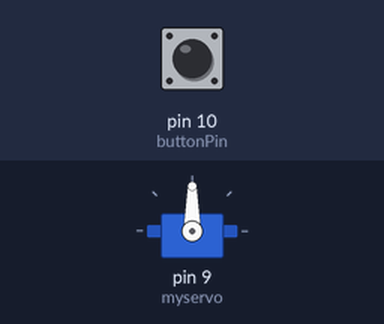
Bench run of a sketch on a simulated Arduino Uno, built with avr-gcc and run on an emulated ATmega328P. Shown: servo. The inputs (shaded band) are chosen by the test bench; at power-on: pin 10 (buttonPin) HIGH.

Above: at 1.2 s.
1.3 s: pin 10 (buttonPin) pulled LOW for 1 s
At 3.3 s:
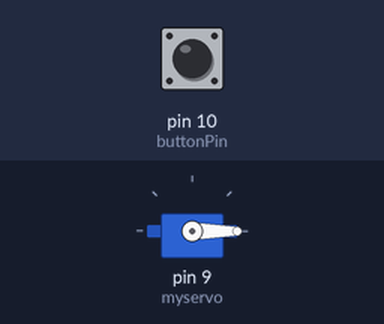
4.3 s: pin 10 (buttonPin) pulled LOW for 3.2 s
At 4.45 s:
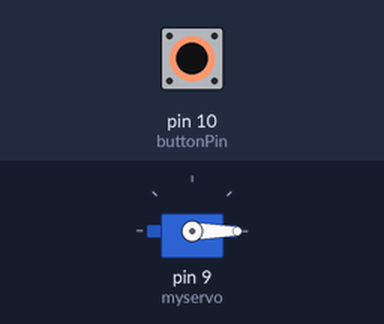
Timing chart, 0 to 8.9 s (numbered marks = the images above; inputs shaded):
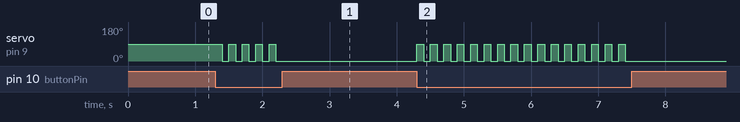

The sketch:

sketch_oct27a.ino
```cpp
#include <Servo.h>


Servo myservo;
int buttonPin = 10;
bool servoActive=false;

void setup() {
  Serial.begin(9600);
  myservo.attach(9);
  pinMode(buttonPin,INPUT_PULLUP);

}

void loop() {

    if(digitalRead(buttonPin)==LOW){

      if(!servoActive){
        myservo.write(90);
        servoActive=true;
      }
      else
      {
        if(servoActive){
           myservo.write(0);
        servoActive=false;
        }
      }
  }

delay(100);


}
```

Measured:
- after the input at 1.3 s, servo on pin 9 (myservo): alternates 90° for 0.10 s and 0° for 0.10 s, 9 changes in all, then stays 0°, starting after 0.10 s
- after the input at 4.3 s, servo on pin 9 (myservo): alternates 90° for 0.10 s and 0° for 0.10 s, 32 changes in all, then stays 0°, starting at once
